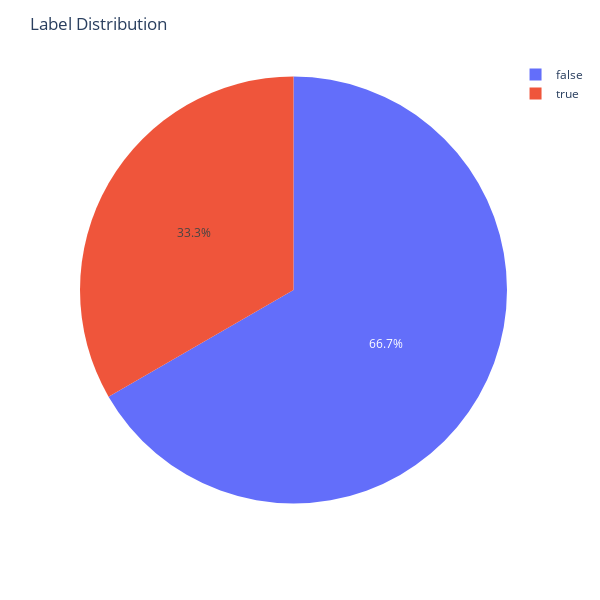

Notebook cell for this chart:
### Code cell
import plotly.express as px
fig = px.pie(values=tweets.groupby('label').count()['count'].to_list(), names=['false', 'true'])

fig.update_layout(title='Label Distribution', height=600, width=600)
fig.write_image("./output/label_distribution.png")
fig.show()

### Figure 1 — Plotly figure (JSON) as saved in the notebook; plotly's stock layout.template omitted (floating-point values rounded to 4 significant figures)
{"data": [{"domain": {"x": [0, 1], "y": [0, 1]}, "hovertemplate": "label=%{label}<br>value=%{value}<extra></extra>", "labels": ["false", "true"], "legendgroup": "", "name": "", "showlegend": true, "type": "pie", "values": [956506, 478069]}], "layout": {"height": 600, "legend": {"tracegroupgap": 0}, "margin": {"t": 60}, "title": {"text": "Label Distribution"}, "width": 600}}
